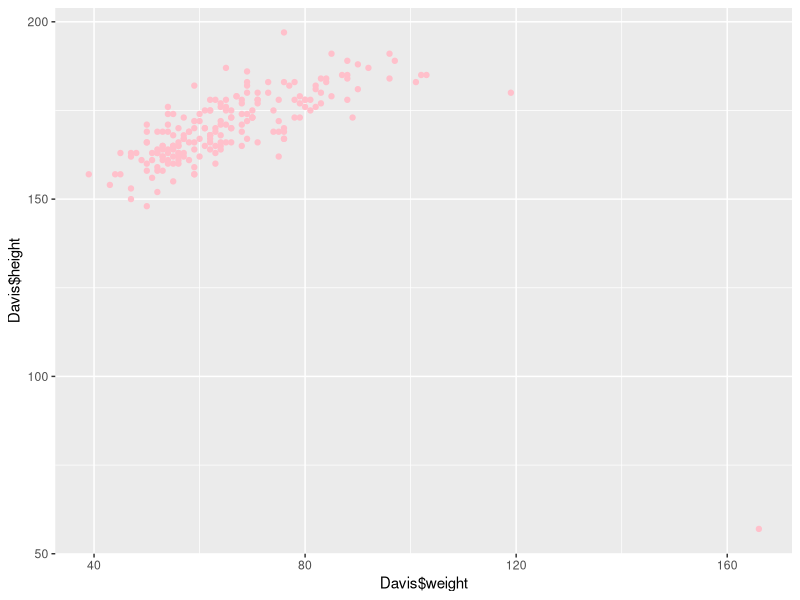
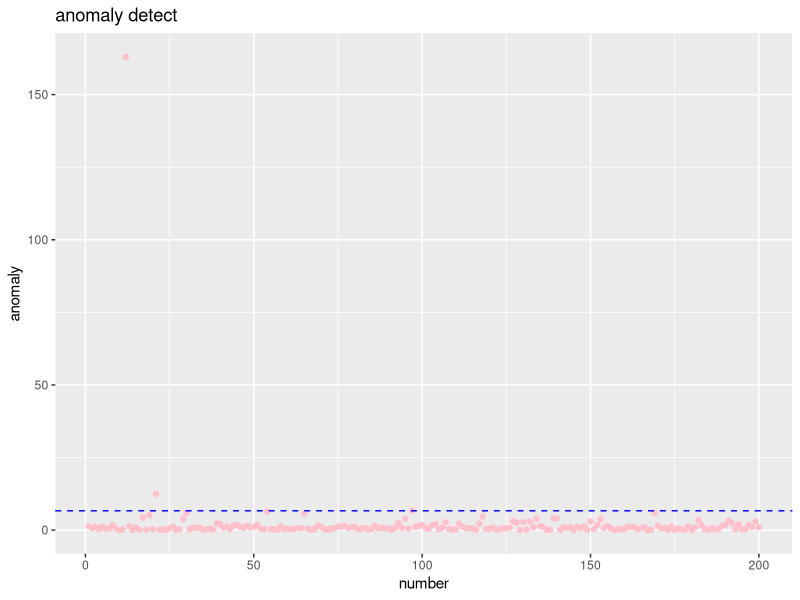

Reproduce these figures in R, in order.
library(ggplot2)
library(car)

head(Davis)

X = cbind(Davis$weight, Davis$height)
head(X)
summary(X)
v = ggplot(Davis, aes(Davis$weight, Davis$height)) + geom_point(colour="pink")
v

mx = colMeans(X)
mx
Xc = X - matrix(1, nrow(X), 1) %*% mx
head(Xc)
Sx = t(Xc) %*% Xc / nrow(X)
Sx
a = rowSums((Xc %*% solve(Sx)) * Xc)
head(a)
ad = data.frame(a)
head(ad)

th = qchisq(0.99, 1)
th


p = ggplot() + geom_point(aes(1:200, ad$a), colour="pink") + labs(title="anomaly detect", x="number", y="anomaly")
l = geom_hline(yintercept=th, colour="blue", linetype="dashed")
p + l
